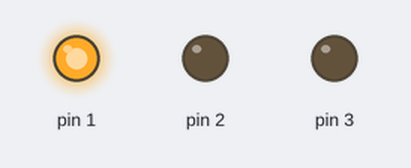
Recording of a sketch running on a simulated Arduino Uno, built with avr-gcc and run on an emulated ATmega328P. Shown: output pins drawn as LEDs (lit = HIGH).

Above: at 0.5 s.
At 1.5 s:
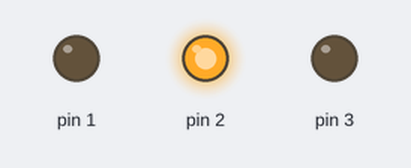
At 5.5 s:
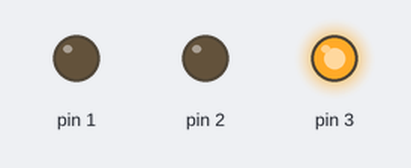
Timing chart, 0 to 6.9 s (numbered marks = the images above):
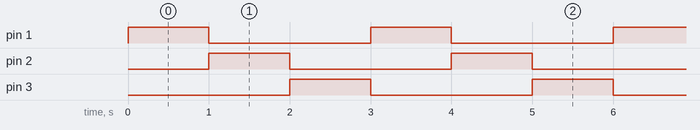

Measured:
- by itself, pin 1–3: alternates HIGH for 1.0 s and LOW for 2.0 s
- by itself, everything shown: repeats every 3.0 s, in 3 steps

The sketch:

traffic_light.ino
```cpp
void setup()
{
  for(int i=1;i<4;i++){
    pinMode(i, OUTPUT);
  }
}

void loop()
{
  for(int i=1;i<4;i++){
    digitalWrite(i, HIGH);
    for(int j=1;j<4;j++){
      if(j!=i){
        digitalWrite(j,LOW);
      }
    }
    delay(1000); // Wait for 1000 millisecond(s)
  }
}
```
